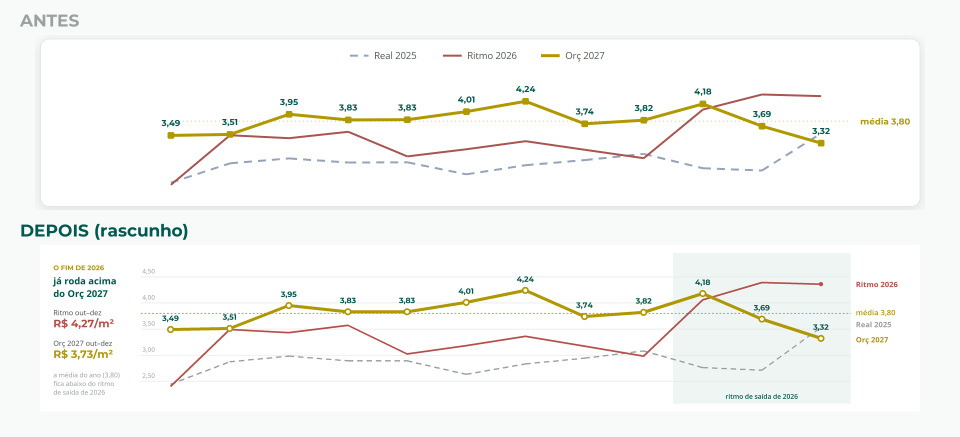
#> input picture orcamento-2027/ferramentas/rascunhos/grafico_m2_rascunho.png, 1920 x 873 px (shown at 1/2 size)
$ python -i efeitos_imagem.py   (imports and definitions only)
#> lines starting #> are read from the running program, lines starting #| are printed output that depends on the picture; after the words box and inside, x2 and y2 are one past the last pixel; in counts of white or black regions, pixels touching at a corner belong together
"""Efeitos de imagem para o deck do orçamento: o que o Google Slides não faz sozinho. Criado em 07/10/2026.

O Apps Script só insere imagem pronta (sem filtro, sem sombra configurável, sem rasgo). Quando um slide pede foto em
P&B com retícula, borda rasgada ou um carimbo de verdade, a imagem é gerada aqui, sobe para o Drive e o gerador insere
pelo ID. Técnicas trazidas da produção de capas de vídeo (ver ../IDEIAS-DESIGN.md).

Uso (precisa de `python -m pip install pillow numpy`; o Deep Freeze apaga a instalação no reinício):
  python efeitos_imagem.py foto    <entrada.jpg> <saida.png> [--cor #151E49] [--papel #F8FAFC] [--celula 7] [--rasgado] [--largura 1600]
  python efeitos_imagem.py carimbo "PENDENTE" <saida.png> [--cor #B91C1C] [--angulo -6]
  python efeitos_imagem.py folha   <pasta_com_png> <saida.jpg> [--colunas 5]
  python efeitos_imagem.py miniatura <slide.png> <saida.png>
  python efeitos_imagem.py caneta  circulo|seta|sublinhado <saida.png> [--cor #EF4444] [--largura 600] [--altura 200]

- foto:      foto em retícula (pontos) na cor da marca sobre papel claro; --rasgado recorta com borda de papel rasgado.
- carimbo:   carimbo de borracha (moldura dupla, letra de máquina, tinta falhada, levemente girado), PNG transparente.
- folha:     folha de contato com todos os PNG de uma pasta (ex.: os de exportarSlidesCuritiba()), numerados, para
             conferir o deck inteiro de uma vez: hierarquia, consistência entre slides, o que destoa.
- caneta:    traço de caneta feito à mão, PNG transparente, para pôr por cima do número que importa: círculo que não
             fecha certinho, seta curva com ponta em V, sublinhado. Um por slide (se tudo é destaque, nada é).
- miniatura: o slide em tamanho de tela, em miniatura da grade do Slides (240 px) e em 160 px: se a mensagem não
             sobrevive à redução, o slide tem destaque demais ou letra pequena demais.
"""
import argparse, math, os, sys
import numpy as np
from PIL import Image, ImageDraw, ImageFilter, ImageFont, ImageOps

FONTES = os.path.join(os.environ.get('WINDIR', r'C:\Windows'), 'Fonts')


# [5 lines left out: function fonte, not called in this run]


def hexrgb(h): h = h.lstrip('#'); return tuple(int(h[i:i + 2], 16) for i in (0, 2, 4))


# ---------- texturas ----------
def ruido(w, h, escala, rng):
    a = rng.random((max(2, h // escala), max(2, w // escala))) * 255
    return np.asarray(Image.fromarray(a.astype(np.uint8)).resize((w, h), Image.BICUBIC), dtype=np.float32) / 255 - 0.5


def papel(w, h, base, seed=1, fibra=6):
    """Papel liso com fibra fina e variação suave de tom (fica atrás da retícula)."""
    rng = np.random.default_rng(seed)
    v = ruido(w, h, 2, rng) * fibra + ruido(w, h, 90, rng) * 7
    arr = np.clip(np.array(hexrgb(base), np.float32)[None, None, :] + v[..., None], 0, 255)
    return Image.fromarray(arr.astype(np.uint8))


# ---------- retícula ----------
def meio_tom(im, celula, ang=45, gama=.7):
    """Retícula: pontos pretos em fundo branco (L). gama < 1 clareia, como jornal."""
    g = np.asarray(ImageOps.autocontrast(im.convert('L'), cutoff=1), dtype=np.float32) / 255
    g = np.clip(g, 0, 1) ** gama
    h, w = g.shape
    out = Image.new('L', (w, h), 255); d = ImageDraw.Draw(out)
    c, s = math.cos(math.radians(ang)), math.sin(math.radians(ang)); n = int(max(w, h) / celula * 1.5) + 2
    cx, cy = w / 2, h / 2
    for i in range(-n, n):
        for j in range(-n, n):
            x = cx + (i * c - j * s) * celula; y = cy + (i * s + j * c) * celula
            xi, yi = int(x), int(y)
            if 0 <= xi < w and 0 <= yi < h:
                r = celula * .55 * math.sqrt(1 - g[yi, xi])
                if r > .35: d.ellipse([x - r, y - r, x + r, y + r], fill=0)
    return out


def foto_reticula(caminho, cor='#151E49', fundo='#F8FAFC', celula=7, largura=1600, seed=1):
    """Foto (caminho ou imagem PIL) -> pontos na cor da marca sobre papel. Desenha em 2x e reduz (pontos sem serrilhado)."""
#> called with caminho = 'rascunhos/grafico_m2_rascunho.png', cor = '#151E49', fundo = '#F8FAFC', celula = 7, largura = 1600, seed = 1
    im = (caminho if isinstance(caminho, Image.Image) else Image.open(caminho)).convert('RGB')
#> im is the input picture: PIL image 1920x873 RGB; mean R, G, B 247.7, 248.3, 245.9
    f = largura * 2 / im.width
    im = im.resize((largura * 2, int(im.height * f)), Image.LANCZOS)
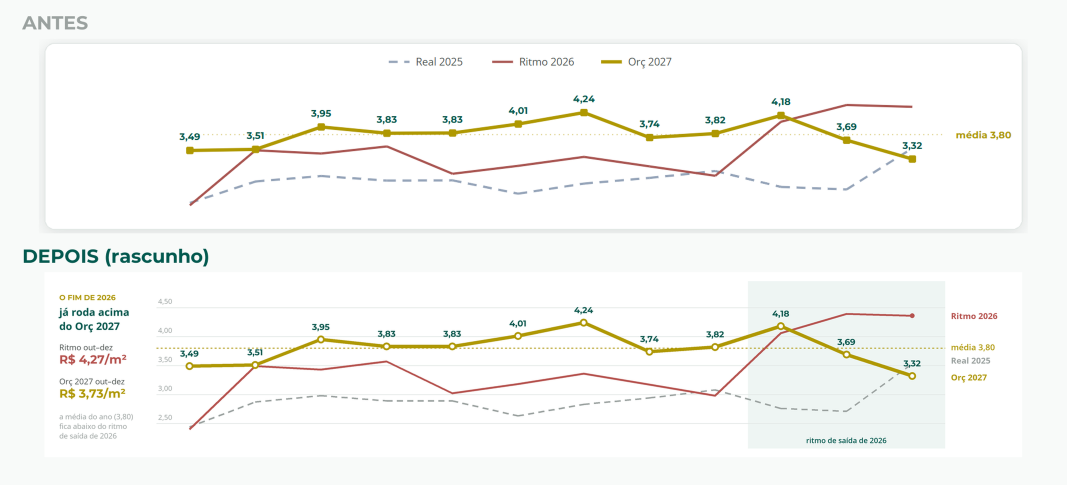
#> im: PIL image 3200x1455 RGB (shown at 1/3 size); mean R, G, B 247.6, 248.3, 245.8
    ht = meio_tom(im, celula * 2)
#> in meio_tom, `g = np.asarray(ImageOps.autocontrast(im.convert('L'), cutoff=1), dtype..`:
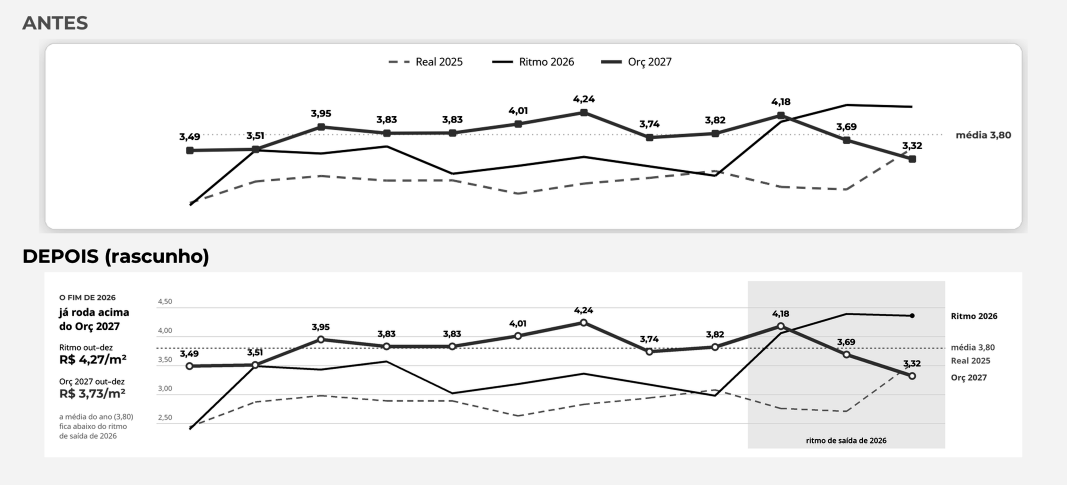
#> g: shape (1455, 3200) float32 (shown at 1/3 size); min 0, max 1, mean 0.948
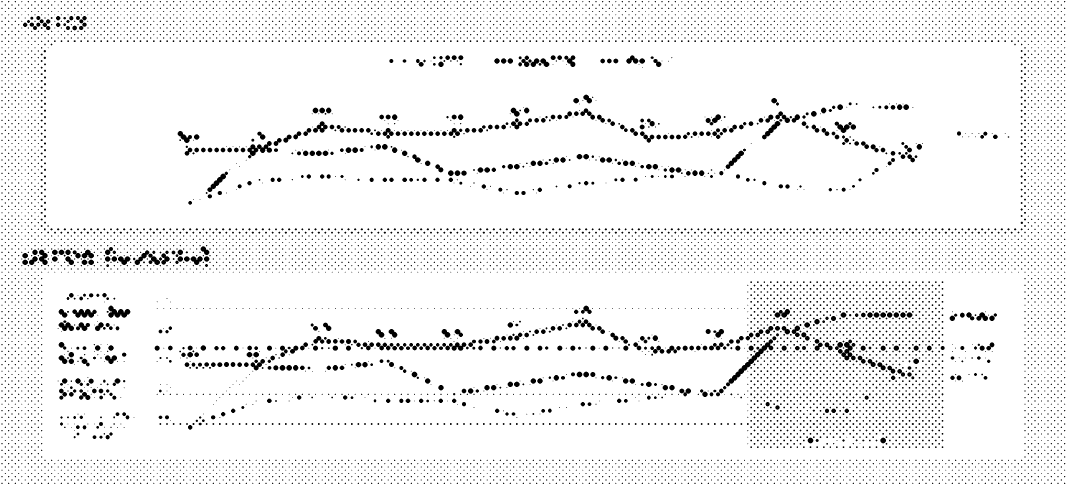
#> ht: PIL image 3200x1455 L (shown at 1/3 size); 94.5% white; 9954 black regions (7358 under 20 px), largest, box (x1, y1, x2, y2) and area: (2178, 1018, 2320, 1159) 2788, (742, 423, 816, 468) 1527, (2514, 1019, 2567, 1081) 1401
    base = papel(*im.size, fundo, seed).convert('RGB')
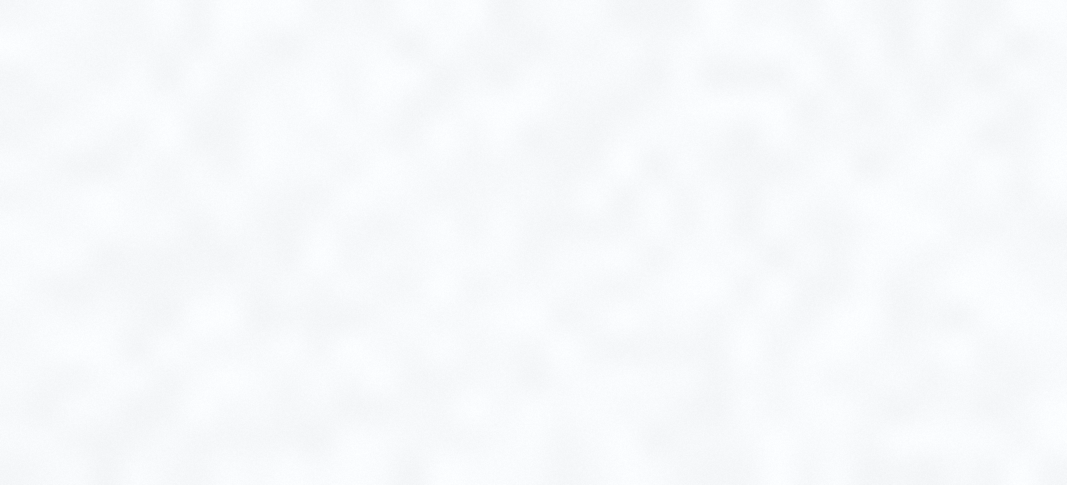
#> base: PIL image 3200x1455 RGB (shown at 1/3 size); mean R, G, B 247.5, 249.5, 251.5
    tinta = Image.new('RGB', im.size, hexrgb(cor))
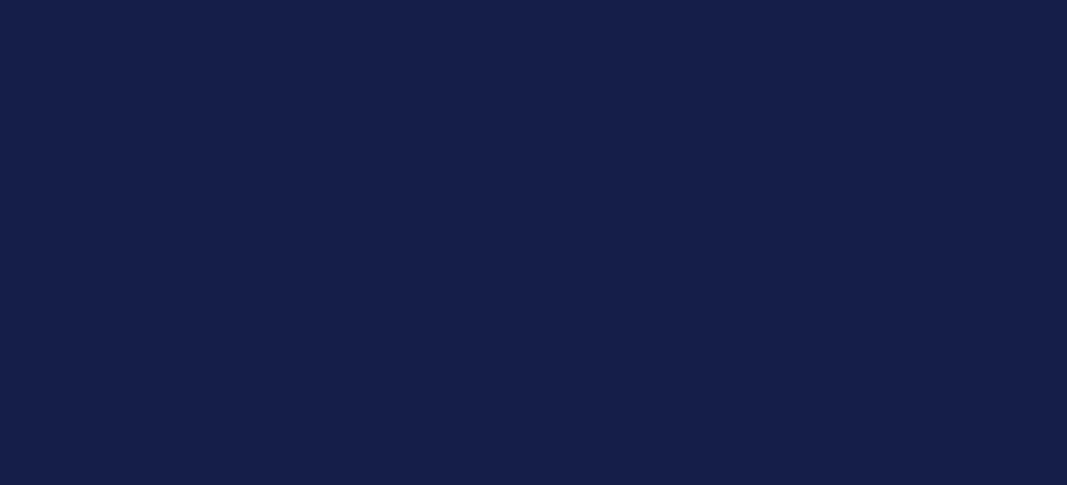
#> tinta: PIL image 3200x1455 RGB (shown at 1/3 size); mean R, G, B 21, 30, 73
    out = Image.composite(base, tinta, ht)
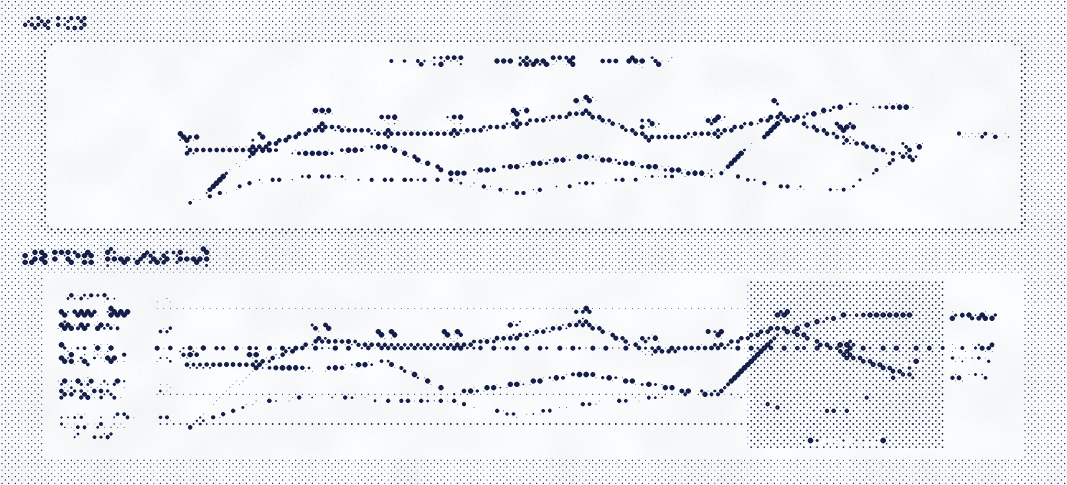
#> out: PIL image 3200x1455 RGB (shown at 1/3 size); mean R, G, B 235.1, 237.5, 241.7
    return out.resize((largura, out.height // 2), Image.LANCZOS)
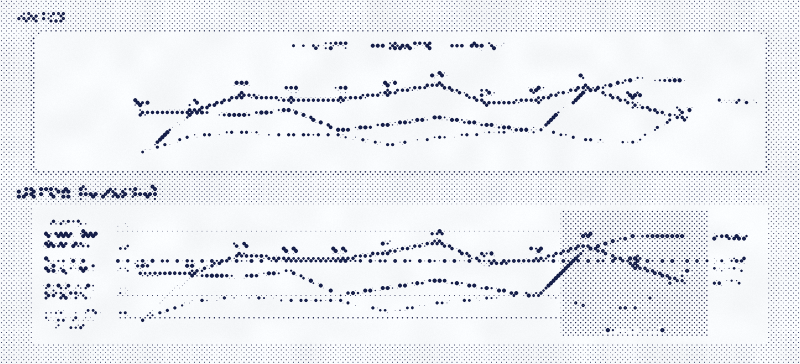
#> returned value: PIL image 1600x727 RGB (shown at 1/2 size); mean R, G, B 234.8, 237.1, 241.3


# ---------- recorte e sombra ----------
# [157 lines left out: functions borda_rasgada, rasgar, com_sombra, carimbo, _traco, caneta and 4 more, not called in this run]


# [2 lines not run here, left out]

>>> result = foto_reticula('rascunhos/grafico_m2_rascunho.png')

$ run again, on orcamento-2027/ferramentas/rascunhos/rascunho_2_ponte.png
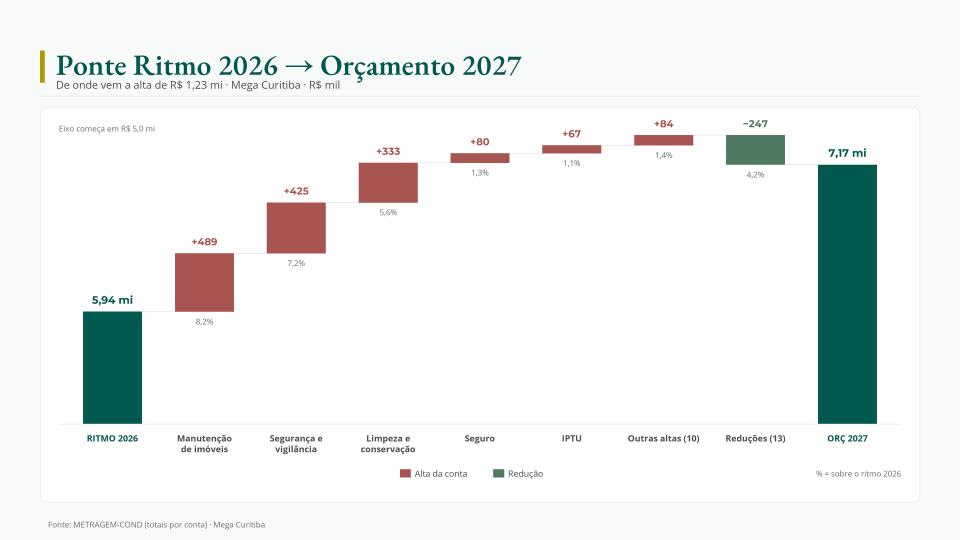
#> input picture orcamento-2027/ferramentas/rascunhos/rascunho_2_ponte.png, 1920 x 1080 px (shown at 1/2 size)
#> in foto_reticula, im is the input picture: PIL image 1920x1080 RGB; mean R, G, B 236.9, 240.2, 239.2
#> im: PIL image 3200x1800 RGB
#> in foto_reticula, `ht = meio_tom(im, celula * 2)`:
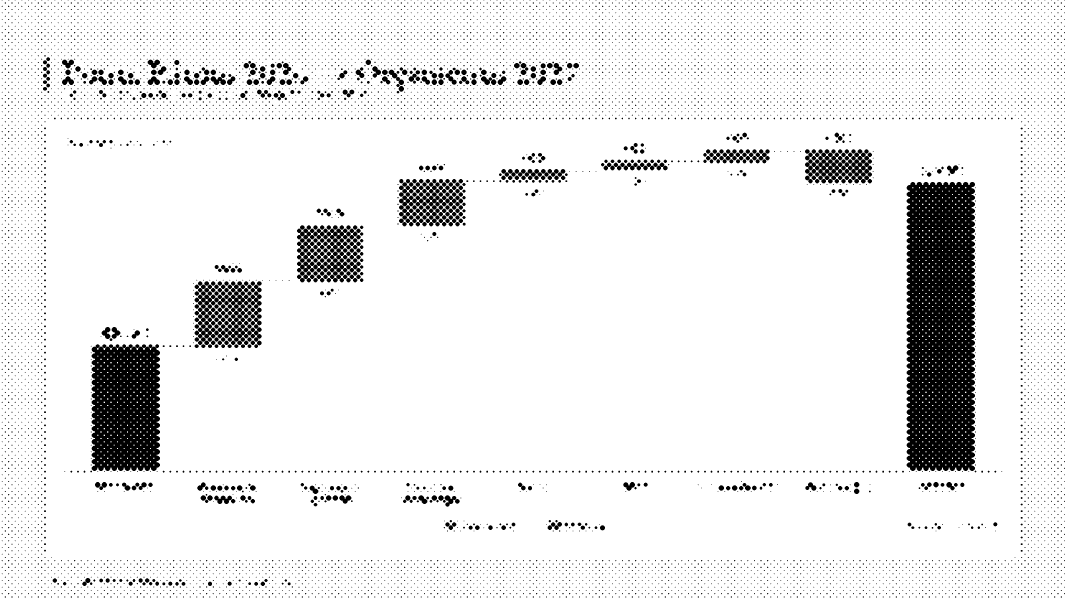
#> ht: PIL image 3200x1800 L (shown at 1/3 size); 91.9% white; 10946 black regions (9561 under 20 px), largest, box (x1, y1, x2, y2) and area: (2720, 546, 2925, 1413) 161660, (275, 1033, 480, 1413) 69934, (2455, 478, 2517, 530) 2140
#> in foto_reticula, `return out.resize((largura, out.height // 2), Image.LANCZOS)`:
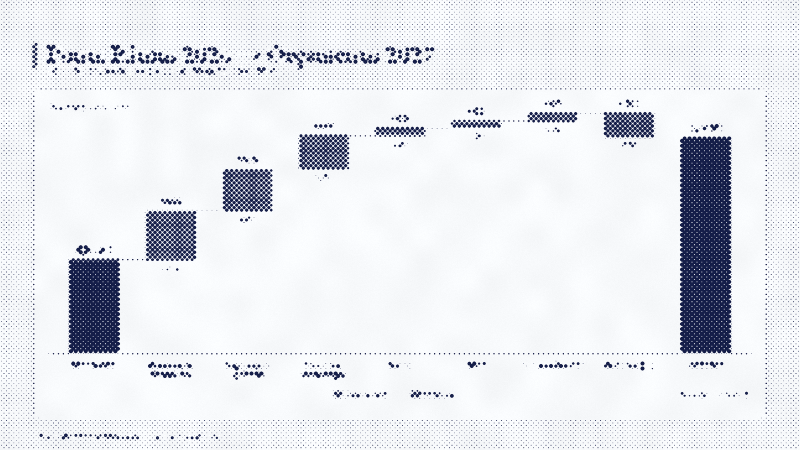
#> returned value: PIL image 1600x900 RGB (shown at 1/2 size); mean R, G, B 229, 231.5, 236.8

$ run again, on orcamento-2027/ferramentas/rascunhos/rascunho_3_manutencao_mes_a_mes.png
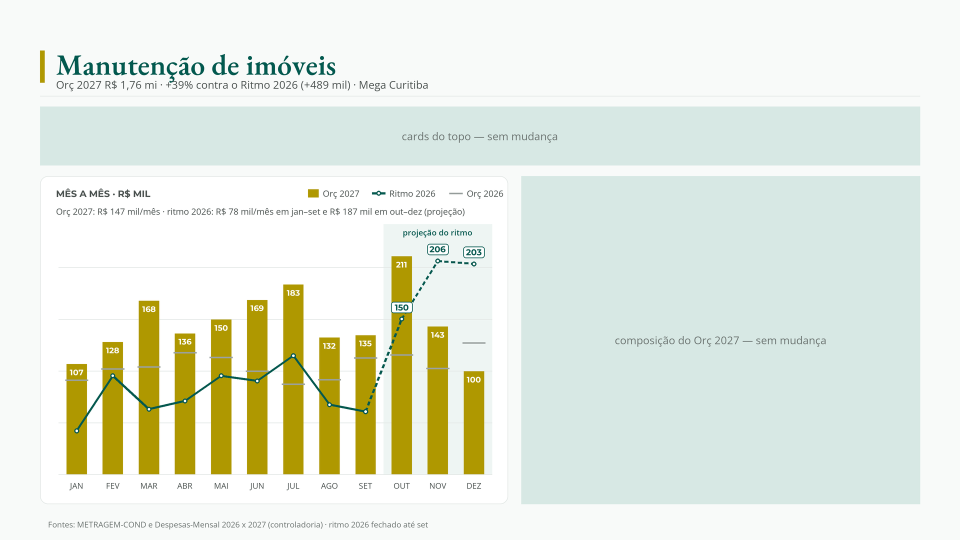
#> input picture orcamento-2027/ferramentas/rascunhos/rascunho_3_manutencao_mes_a_mes.png, 1920 x 1080 px (shown at 1/2 size)
#> in foto_reticula, im is the input picture: PIL image 1920x1080 RGB; mean R, G, B 229.5, 235.4, 223.1
#> im: PIL image 3200x1800 RGB
#> in foto_reticula, `ht = meio_tom(im, celula * 2)`:
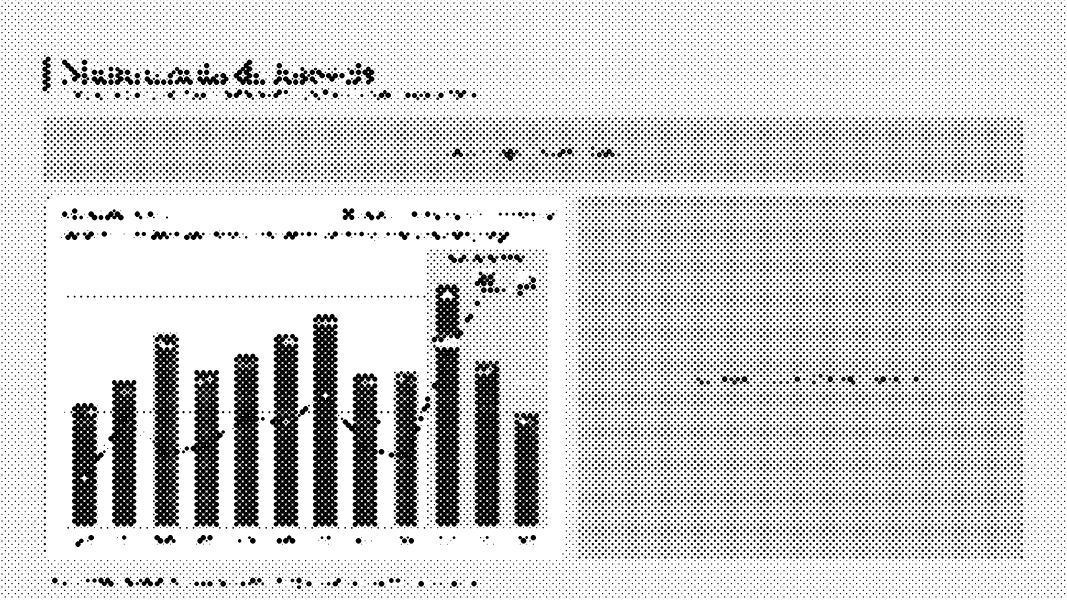
#> ht: PIL image 3200x1800 L (shown at 1/3 size); 82.9% white; 22127 black regions (10196 under 20 px), largest, box (x1, y1, x2, y2) and area: (939, 971, 1013, 1581) 35547, (810, 1002, 895, 1580) 32846, (1295, 1041, 1379, 1580) 31191
#> in foto_reticula, `return out.resize((largura, out.height // 2), Image.LANCZOS)`:
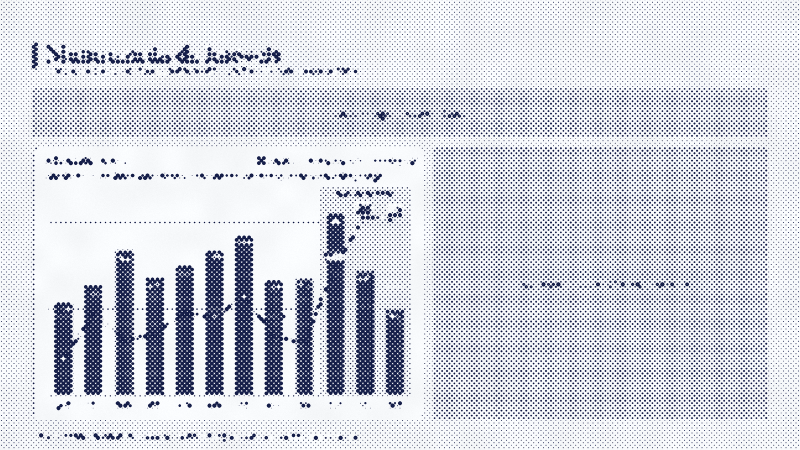
#> returned value: PIL image 1600x900 RGB (shown at 1/2 size); mean R, G, B 208, 210.9, 219.9

$ run again, on orcamento-2027/ferramentas/rascunhos/rascunho_4_distribuicao_mensal.png
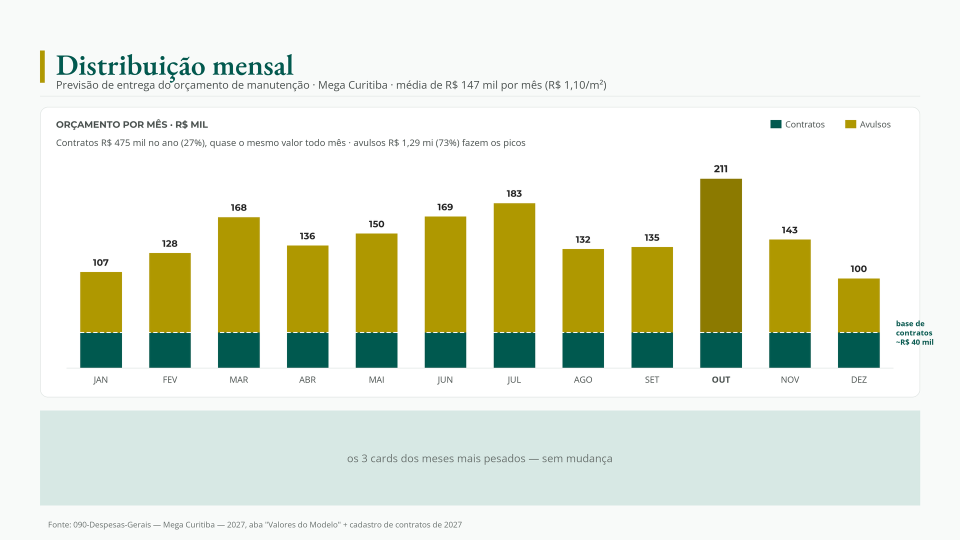
#> input picture orcamento-2027/ferramentas/rascunhos/rascunho_4_distribuicao_mensal.png, 1920 x 1080 px (shown at 1/2 size)
#> in foto_reticula, im is the input picture: PIL image 1920x1080 RGB; mean R, G, B 227.2, 231.9, 216.7
#> im: PIL image 3200x1800 RGB
#> ht: PIL image 3200x1800 L; 87.3% white; 18371 black regions (10176 under 20 px), largest, box (x1, y1, x2, y2) and area: (2334, 1082, 2479, 1231) 15056, (2790, 1102, 2935, 1231) 14891, (1869, 1102, 2014, 1231) 14879
#> in foto_reticula, `return out.resize((largura, out.height // 2), Image.LANCZOS)`:
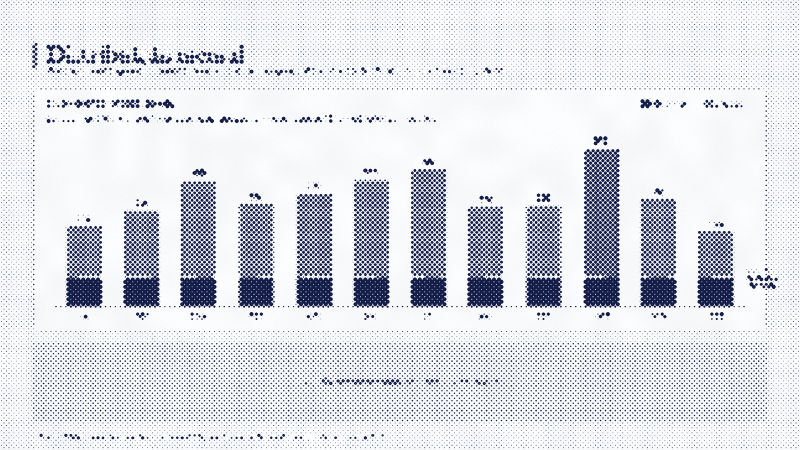
#> returned value: PIL image 1600x900 RGB (shown at 1/2 size); mean R, G, B 218.2, 220.9, 228.1
